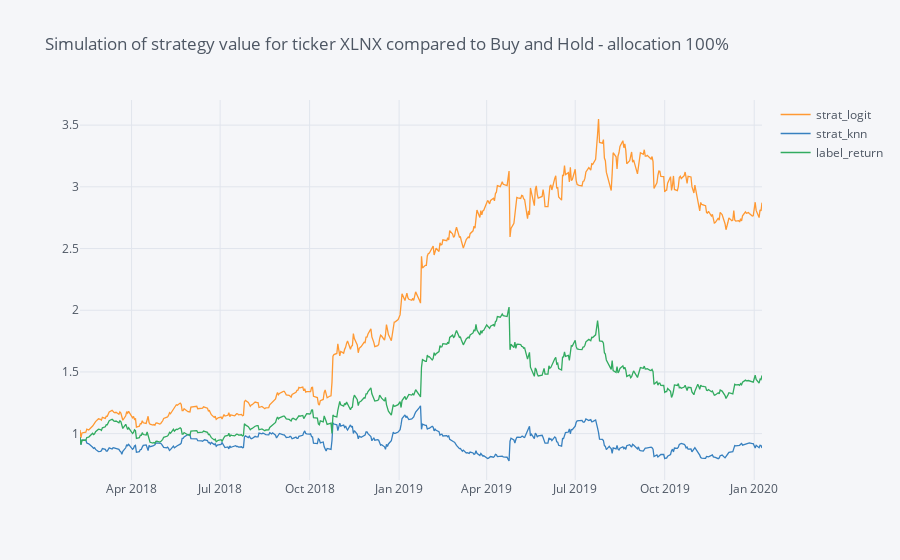

Notebook cell for this chart:
### Markdown cell above
#### Task B.3b Strategy plots - allocation 100% and Kelly optimal fraction
Let's 1st check the strategy plot of the allocation is 100%

### Code cell
y_test_back_test[['strat_logit', 'strat_knn', 'label_return']].cumsum().apply(np.exp).\
iplot(title = 'Simulation of strategy value for ticker XLNX compared to Buy and Hold - allocation 100%')

### Figure 1 — Plotly figure (JSON) as saved in the notebook; plotly's stock layout.template omitted (floating-point values rounded to 4 significant figures; data arrays with more than 128 entries replaced by an {"elided": "..."} marker saying what was removed)
{"data": [{"line": {"color": "rgba(255, 153, 51, 1.0)", "dash": "solid", "shape": "linear", "width": 1.3}, "mode": "lines", "name": "strat_logit", "text": "", "type": "scatter", "x": {"elided": "484 str values"}, "y": {"elided": "484 float values"}}, {"line": {"color": "rgba(55, 128, 191, 1.0)", "dash": "solid", "shape": "linear", "width": 1.3}, "mode": "lines", "name": "strat_knn", "text": "", "type": "scatter", "x": {"elided": "484 str values"}, "y": {"elided": "484 float values"}}, {"line": {"color": "rgba(50, 171, 96, 1.0)", "dash": "solid", "shape": "linear", "width": 1.3}, "mode": "lines", "name": "label_return", "text": "", "type": "scatter", "x": {"elided": "484 str values"}, "y": {"elided": "484 float values"}}], "layout": {"legend": {"bgcolor": "#F5F6F9", "font": {"color": "#4D5663"}}, "paper_bgcolor": "#F5F6F9", "plot_bgcolor": "#F5F6F9", "title": {"font": {"color": "#4D5663"}, "text": "Simulation of strategy value for ticker XLNX compared to Buy and Hold - allocation 100%"}, "xaxis": {"gridcolor": "#E1E5ED", "showgrid": true, "tickfont": {"color": "#4D5663"}, "title": {"font": {"color": "#4D5663"}, "text": ""}, "zerolinecolor": "#E1E5ED"}, "yaxis": {"gridcolor": "#E1E5ED", "showgrid": true, "tickfont": {"color": "#4D5663"}, "title": {"font": {"color": "#4D5663"}, "text": ""}, "zerolinecolor": "#E1E5ED"}}}
